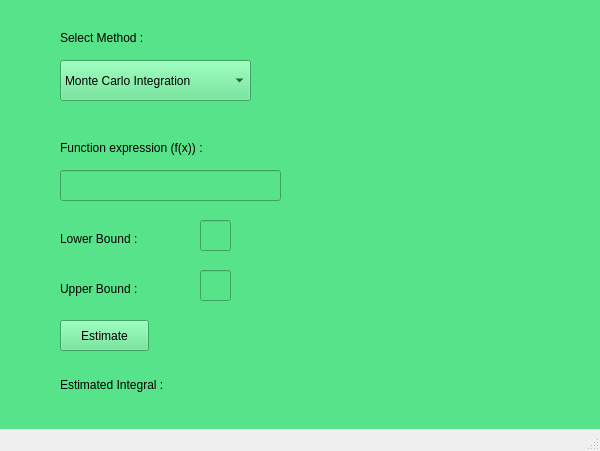
<?xml version="1.0" encoding="UTF-8"?>
<ui version="4.0">
 <class>MainWindow</class>
 <widget class="QMainWindow" name="MainWindow">
  <property name="geometry">
   <rect>
    <x>0</x>
    <y>0</y>
    <width>600</width>
    <height>451</height>
   </rect>
  </property>
  <property name="sizePolicy">
   <sizepolicy hsizetype="Preferred" vsizetype="Preferred">
    <horstretch>0</horstretch>
    <verstretch>0</verstretch>
   </sizepolicy>
  </property>
  <property name="minimumSize">
   <size>
    <width>0</width>
    <height>0</height>
   </size>
  </property>
  <property name="windowTitle">
   <string>MainWindow</string>
  </property>
  <property name="styleSheet">
   <string notr="true">rgb (249, 240, 107)</string>
  </property>
  <widget class="QWidget" name="centralwidget">
   <property name="styleSheet">
    <string notr="true">background-color: rgb(87, 227, 137)</string>
   </property>
   <widget class="QComboBox" name="comboBox">
    <property name="geometry">
     <rect>
      <x>60</x>
      <y>60</y>
      <width>191</width>
      <height>41</height>
     </rect>
    </property>
    <item>
     <property name="text">
      <string>Monte Carlo Integration</string>
     </property>
    </item>
    <item>
     <property name="text">
      <string>Trapezoidal Rule</string>
     </property>
    </item>
    <item>
     <property name="text">
      <string>Gaussian Quadrature</string>
     </property>
    </item>
   </widget>
   <widget class="QLineEdit" name="lineEdit_3">
    <property name="geometry">
     <rect>
      <x>60</x>
      <y>170</y>
      <width>221</width>
      <height>31</height>
     </rect>
    </property>
   </widget>
   <widget class="QPushButton" name="pushButton">
    <property name="geometry">
     <rect>
      <x>60</x>
      <y>320</y>
      <width>89</width>
      <height>31</height>
     </rect>
    </property>
    <property name="text">
     <string>Estimate</string>
    </property>
   </widget>
   <widget class="QLabel" name="label">
    <property name="geometry">
     <rect>
      <x>60</x>
      <y>370</y>
      <width>141</width>
      <height>31</height>
     </rect>
    </property>
    <property name="text">
     <string>Estimated Integral :</string>
    </property>
    <property name="textFormat">
     <enum>Qt::RichText</enum>
    </property>
   </widget>
   <widget class="QLabel" name="label_3">
    <property name="geometry">
     <rect>
      <x>60</x>
      <y>30</y>
      <width>191</width>
      <height>17</height>
     </rect>
    </property>
    <property name="text">
     <string>&lt;html&gt;&lt;head/&gt;&lt;body&gt;&lt;p&gt;Select Method :&lt;/p&gt;&lt;/body&gt;&lt;/html&gt;</string>
    </property>
   </widget>
   <widget class="QLabel" name="label_4">
    <property name="geometry">
     <rect>
      <x>60</x>
      <y>140</y>
      <width>181</width>
      <height>17</height>
     </rect>
    </property>
    <property name="text">
     <string>&lt;html&gt;&lt;head/&gt;&lt;body&gt;&lt;p&gt;Function expression (f(x)) :&lt;/p&gt;&lt;/body&gt;&lt;/html&gt;</string>
    </property>
   </widget>
   <widget class="QLineEdit" name="lineEdit">
    <property name="geometry">
     <rect>
      <x>200</x>
      <y>270</y>
      <width>31</width>
      <height>31</height>
     </rect>
    </property>
   </widget>
   <widget class="QLineEdit" name="lineEdit_2">
    <property name="geometry">
     <rect>
      <x>200</x>
      <y>220</y>
      <width>31</width>
      <height>31</height>
     </rect>
    </property>
   </widget>
   <widget class="QLabel" name="label_6">
    <property name="geometry">
     <rect>
      <x>60</x>
      <y>230</y>
      <width>100</width>
      <height>17</height>
     </rect>
    </property>
    <property name="text">
     <string>Lower Bound :</string>
    </property>
   </widget>
   <widget class="QLabel" name="label_7">
    <property name="geometry">
     <rect>
      <x>60</x>
      <y>280</y>
      <width>100</width>
      <height>17</height>
     </rect>
    </property>
    <property name="text">
     <string>Upper Bound :</string>
    </property>
   </widget>
   <widget class="QLabel" name="label_2">
    <property name="geometry">
     <rect>
      <x>230</x>
      <y>370</y>
      <width>67</width>
      <height>21</height>
     </rect>
    </property>
    <property name="text">
     <string/>
    </property>
   </widget>
  </widget>
  <widget class="QMenuBar" name="menubar">
   <property name="geometry">
    <rect>
     <x>0</x>
     <y>0</y>
     <width>600</width>
     <height>22</height>
    </rect>
   </property>
  </widget>
  <widget class="QStatusBar" name="statusbar"/>
 </widget>
 <resources/>
 <connections/>
</ui>
